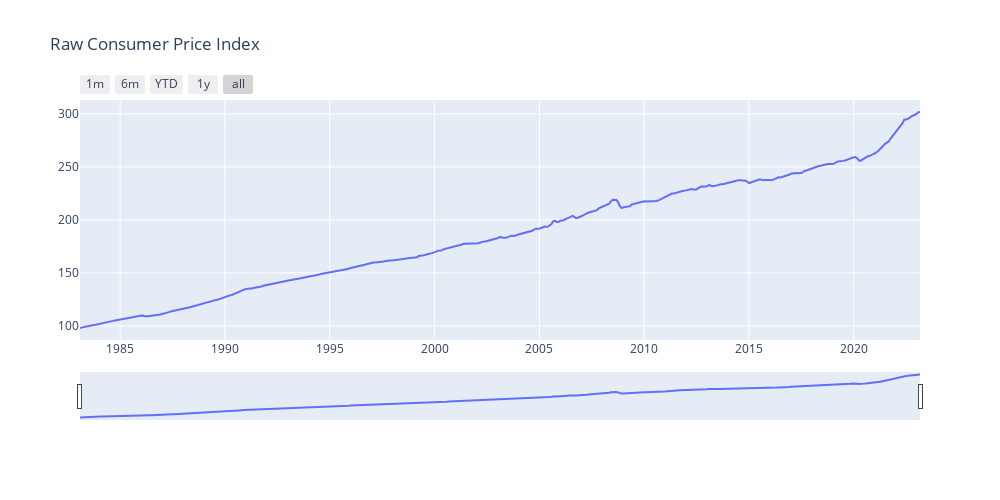

Notebook code cell kept with this figure:
### Code cell
plotly_plot(df,df.index, df.CPI, 'Raw Consumer Price Index', 1000, 500)

### Figure 1 — Plotly figure (JSON) as saved in the notebook; plotly's stock layout.template omitted (floating-point values rounded to 4 significant figures; data arrays with more than 128 entries replaced by an {"elided": "..."} marker saying what was removed)
{"data": [{"type": "scatter", "x": {"elided": "482 str values"}, "y": {"elided": "482 float values"}}], "layout": {"height": 500, "title": {"text": "Raw Consumer Price Index"}, "width": 1000, "xaxis": {"rangeselector": {"buttons": [{"count": 1, "label": "1m", "step": "month", "stepmode": "backward"}, {"count": 6, "label": "6m", "step": "month", "stepmode": "backward"}, {"count": 1, "label": "YTD", "step": "year", "stepmode": "todate"}, {"count": 1, "label": "1y", "step": "year", "stepmode": "backward"}, {"step": "all"}]}, "rangeslider": {"visible": true}, "type": "date"}}}
